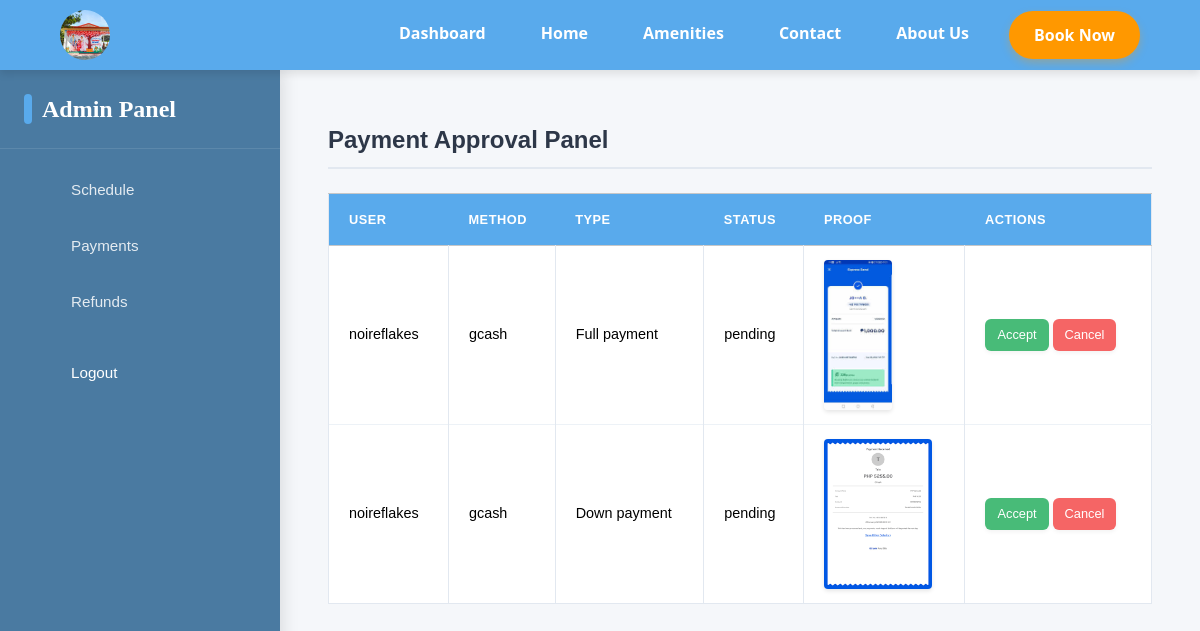
The app's page /book/approving (signed in) with its own data.
### book/models.py (models this page shows, shortened)
class Proof(models.Model):
    STATUS_CHOICES = [
        ("pending", "Pending"),
        ("approved", "Approved"),
        ("declined", "Declined"),
    ]
    book=models.ForeignKey(Book, on_delete=models.CASCADE, default=1)
    img = models.ImageField(upload_to='payment_proof')
    payment_status = models.CharField(choices=STATUS_CHOICES, max_length=20, default="pending")
    hash=models.CharField(max_length=30 , null=True, blank=True)

class Book(models.Model):
    user=models.ForeignKey(User, on_delete=models.CASCADE, blank=True, null=True)
    book_type = models.CharField(max_length=20)
    start_date = models.DateField()
    end_date = models.DateField()
    payment_method = models.CharField(max_length=20)
    payment_type = models.CharField(max_length=20)
    REFUNDCHOICES = [
        ("pending", "Pending"),
        ("approved", "Approved"),
        ("declined", "Declined"),
        ("not requested", "Not Requested"),
        ("complete", "Complete")
    ]
    amount=models.IntegerField(blank=True, null=True)
    refund_status=models.CharField(max_length=20, choices=REFUNDCHOICES, default="not requested")

### book/views.py (the view)
# urls.py: path("approving", views.payment, name="approving"),
def payment(request):
    payment='payment'
    books=Book.objects.all()
    proofs=Proof.objects.all()
    return render(request, "login/admin_panel.html",
           {'books':books,
        'proofs':proofs,
        'payment':payment
        })

### login/templates/login/admin_panel.html (shortened to what this page needs)
{% extends 'login/layout.html' %}
{% load static %}
{% block css %}
<link rel="stylesheet" href="{% static 'css/navbar.css' %}?v={{ timestamp }}">
<link rel="stylesheet" href="{% static 'css/admin_panel.css' %}?v={{ timestamp }}">
{% endblock %}
{% block body %}
<header class="header">
  <nav class="navbar">
      <div class="logo">
          <img src="{% static 'asset/image/logo.jpg' %}" alt="Milagrosa Resort Logo">
      </div>
      <ul class="nav-links">
          {% if user.is_authenticated %}
          <li><a href="{% url 'dashboard' %}" class="nav-link">Dashboard</a></li>
          {% endif %}
          <li><a href="{% url 'index' %}" class="nav-link">Home</a></li>
          <li><a href="{% url 'amenities' %}" class="nav-link">Amenities</a></li>
          <li><a href="{% url 'contact' %}" class="nav-link">Contact</a></li>
          <li><a href="{% url 'about_us' %}" class="nav-link">About Us</a></li>
          <li><a href="{% url 'check_in' %}" class="book-btn">Book Now</a></li>
      </ul>
  </nav>
</header>
<div class="container-fluid">
  {% if user.is_superuser %}
  <div class="admin-container">
    <div class="admin-sidebar">
      <div class="admin-sidebar-header">
        <h4>Admin Panel</h4>
      </div>
      <nav class="admin-sidebar-nav">
        <a href="{% url 'schedule' %}" class="admin-nav-link">
          <span>Schedule</span>
        </a>
        <a href="{% url 'approving' %}" class="admin-nav-link">
          <span>Payments</span>
        </a>
        <a href="{% url 'refund' %}" class="admin-nav-link">
          <span>Refunds</span>
        </a>
        <a href="{% url 'logout' %}" class="admin-nav-link logout-link">
          <span>Logout</span>
        </a>
      </nav>
    </div>
    <div class="admin-main-content">
      {% if schedule %}
      <h2 class="mt-4">Approved Event</h2>
      <div class="table-responsive">
        <table class="table table-hover table-bordered">
          <thead class="table-light">
            <tr>
              <th>User</th><th>Book Type</th><th>Start</th><th>End</th><th>Payment Method</th><th>Type</th><th>Status</th><th>Action</th>
            </tr>
          </thead>
          <tbody>
            {% for proof in proofs %}
              {% if proof.payment_status == "Approved" %}
              <tr>
                <td>{{ proof.book.user }}</td>
                <td>{{ proof.book.book_type }}</td>
                <td>{{ proof.book.start_date }}</td>
                <td>{{ proof.book.end_date }}</td>
                <td>{{ proof.book.payment_method }}</td>
                <td>{{ proof.book.payment_type }}</td>
                <td>{{ proof.book.event_status }}</td>
                <td><a href="{% url 'delete_book' proof.id %}" class="btn btn-sm btn-danger">Delete</a></td>
              </tr>
              {% endif %}
            {% endfor %}
          </tbody>
        </table>
      </div>
      {% elif payment %}
      <h2 class="mt-4">Payment Approval Panel</h2>
      <table class="table table-hover table-bordered">
        <thead class="table-light">
          <tr>
            <th>User</th><th>Method</th><th>Type</th><th>Status</th><th>Proof</th><th>Actions</th>
          </tr>
        </thead>
        <tbody>
          {% for proof in proofs %}
            {% if proof.book.refund_status == "not requested" and proof.payment_status == "pending" %}
            <tr>
              <td>{{ proof.book.user }}</td>
              <td>{{ proof.book.payment_method }}</td>
              <td>{{ proof.book.payment_type }}</td>
              <td>{{ proof.payment_status }}</td>
              <td>
                <a href="{{ proof.img.url }}" target="_blank" rel="noopener noreferrer">
                  <img src="{{ proof.img.url }}" alt="proof" class="img-fluid" style="max-height: 150px;">
                </a>
              </td>
              <td>
                <a href="{% url 'accept_payment' proof.id %}" class="btn btn-success btn-sm">Accept</a>
                <a href="{% url 'cancel_payment' proof.id %}" class="btn btn-danger btn-sm">Cancel</a>
              </td>
            </tr>
            {% endif %}
          {% endfor %}
        </tbody>
      </table>
      {% endif %}
    </div>
  </div>
  {% else %}
  <div class="d-flex justify-content-end mb-3">
    <a href="{% url 'logout' %}" class="btn btn-outline-dark">Logout</a>
  </div>
  {% endif %}
</div>
{% endblock %}

### login/static/css/navbar.css (style rules this page uses)
.header { position: sticky; top: 0; z-index: 1000; }
.navbar { display: flex; justify-content: space-between; align-items: center; background-color: #59aaec; padding: 10px 5%; box-shadow: 0 4px 8px rgba(0, 0, 0, 0.1); }
.logo img { width: 50px; height: 50px; border-radius: 50%; object-fit: cover; transition: all 0.3s ease; }
.nav-links { display: flex; list-style: none; gap: 25px; margin: 0; padding: 0; }
.nav-link { font-weight: 600; color: #fff; text-decoration: none; padding: 10px 15px; border-radius: 5px; transition: all 0.3s ease; font-size: 1rem; }
.book-btn, .cta-button { display: inline-block; background-color: #ff9800; color: #fff; padding: 12px 25px; font-weight: 600; border-radius: 30px; text-decoration: none; transition: all 0.3s ease; border: none; cursor: pointer; font-size: 1rem; box-shadow: 0 4px 8px rgba(255,152,0,0.3); }

### login/static/css/admin_panel.css (style rules this page uses)
.container-fluid { padding: 0; font-family: 'Poppins', sans-serif; background-color: #f9f7f3; }
.admin-container { display: flex; min-height: calc(100vh - 70px); }
.admin-sidebar { width: 280px; background-color: #44769ef6; color: white; padding: 1.5rem 0; box-shadow: 4px 0 15px rgba(0, 0, 0, 0.1); position: relative; z-index: 10; }
.admin-main-content { flex: 1; padding: 2rem 3rem; background-color: #f5f7fa; }
.admin-sidebar-header { padding: 0 1.5rem 1.5rem; margin-bottom: 1rem; border-bottom: 1px solid rgba(255,255,255,0.1); }
.admin-sidebar-header h4 { font-family: 'Playfair Display', serif; margin: 0; font-size: 1.5rem; color: white; font-weight: 600; display: flex; align-items: center; gap: 10px; }
.admin-sidebar-header h4:before { content: ""; display: block; width: 8px; height: 30px; background-color: #59aaec; border-radius: 4px; }
.admin-sidebar-nav { display: flex; flex-direction: column; gap: 5px; padding: 0 1rem; }
.admin-nav-link { display: flex; align-items: center; gap: 15px; padding: 14px 20px; color: rgba(255,255,255,0.85); text-decoration: none; border-radius: 8px; transition: all 0.3s ease; font-size: 0.95rem; font-weight: 500; }
.logout-link { margin-top: 1rem; color: rgb(255, 255, 255); }
table { width: 100%; border-collapse: collapse; margin: 0; }
.table { color: #4a5568; font-size: 0.9rem; }
.table thead th { background-color: #59aaec; color: white; font-weight: 600; padding: 16px 20px; text-align: left; text-transform: uppercase; font-size: 0.8rem; letter-spacing: 0.5px; border: none; }
.table tbody tr { border-bottom: 1px solid #edf2f7; transition: background-color 0.2s ease; }
.table tbody tr:last-child { border-bottom: none; }
.table td { padding: 14px 20px; vertical-align: middle; }
.table-bordered { border: 1px solid #e2e8f0; }
.table-bordered th, .table-bordered td { border-right: 1px solid #e2e8f0; }
.table-bordered th:last-child, .table-bordered td:last-child { border-right: none; }
.btn { padding: 8px 16px; border-radius: 6px; font-size: 0.85rem; font-weight: 500; transition: all 0.2s ease; border: none; box-shadow: 0 2px 4px rgba(0,0,0,0.05); cursor: pointer; display: inline-flex; align-items: center; justify-content: center; gap: 6px; }
.btn-sm { padding: 6px 12px; font-size: 0.8rem; }
.btn-success { background-color: #48bb78; color: white; }
.btn-danger { background-color: #f56565; color: white; }
.table img.img-fluid { max-height: 80px; border-radius: 4px; box-shadow: 0 2px 4px rgba(0,0,0,0.1); display: block; }
h2 { color: #2d3748; margin-bottom: 1.5rem; padding-bottom: 0.75rem; border-bottom: 2px solid #e2e8f0; font-weight: 600; font-size: 1.5rem; }

### records on screen
Proof: book.user "noireflakes", book.payment_method "gcash", book.payment_type "Full payment", payment_status "pending", img (picture)
Proof: book.user "noireflakes", book.payment_method "gcash", book.payment_type "Down payment", payment_status "pending", img (picture)
